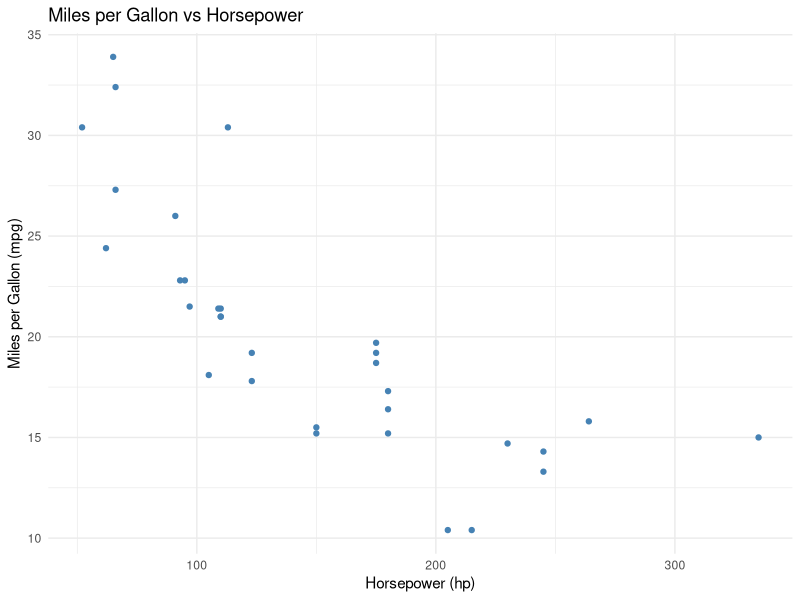
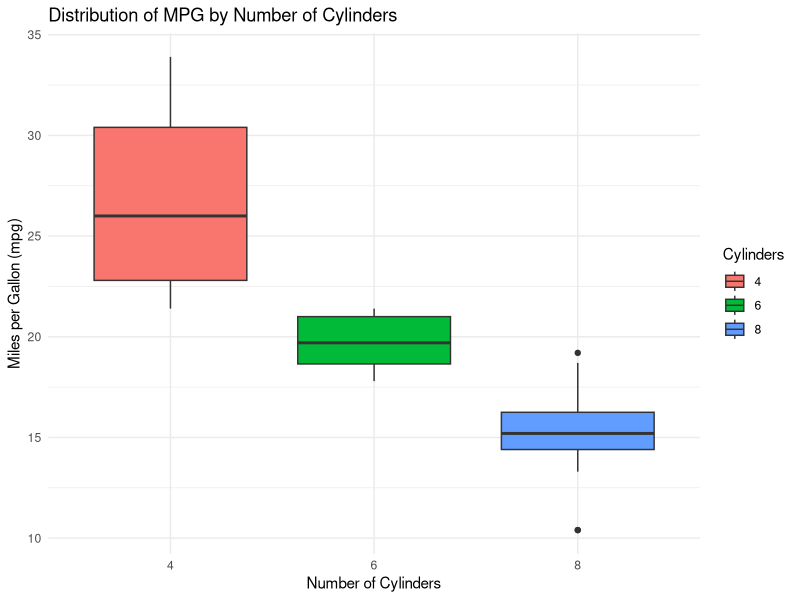
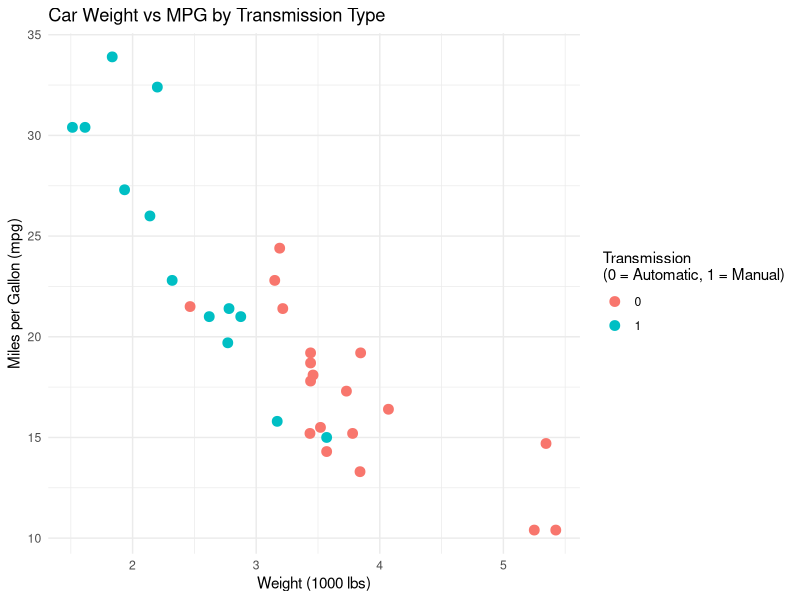

Generate these figures, in order, with R:
#' ---
#' title: "Sample Research Paper"
#' author: "Chat-GPT"
#' date: "2025-09-10"
#' format: pdf
#' ---
#' 
## ----setup--------------------------------------------------------------------------------------------------------------------
library(ggplot2)
data(mtcars)

#' 
#' # Introduction
#' 
#' This report provides an exploratory analysis of the mtcars dataset, a classic dataset that contains fuel consumption and design specifications for 32 car models. The dataset includes variables such as miles per gallon (mpg), horsepower (hp), weight (wt), number of cylinders (cyl), and transmission type (am). Using ggplot2, we visualize key relationships between these variables to better understand how engine characteristics and design features affect fuel efficiency.
#' 
#' # MPG vs Horsepower
#' 
## -----------------------------------------------------------------------------------------------------------------------------
#| label: fig-horsepower
#| fig-cap: eport provides an exploratory analysis of the mtcars dataset, a classic dataset that contains fuel consumption and design specifications for 32 car models. The dataset includes variables such as miles per gallon (mpg), horsepower (hp), weight (wt), number of cylinders (cyl), and tran
#| fig-alt:  gallon (mpg), horsepower (hp), weight (wt), number of cylinders (cyl), and transmission type (am). Using ggplot2, we visualize key relationships between these variables to better understand how engine characteristics and design features affect fuel effic
#| 
ggplot(mtcars, aes(x = hp, y = mpg)) +
  geom_point(color = "steelblue") +
  labs(
    title = "Miles per Gallon vs Horsepower",
    x = "Horsepower (hp)",
    y = "Miles per Gallon (mpg)"
  ) +
  theme_minimal()


#' 
#' @fig-horsepower shows the relationship between miles per gallon (mpg) and horsepower (hp) in the dataset. As expected, there is a negative correlation: cars with higher horsepower generally tend to have lower fuel efficiency. This inverse relationship highlights the trade-off between engine power and fuel economy.
#' 
#' # MPG by Number of Cylinders
#' 
## ----fig-cylinders, fig.alt="alt text", echo = TRUE, fig.cap= " hello hi "----------------------------------------------------
ggplot(mtcars, aes(x = factor(cyl), y = mpg, fill = factor(cyl))) +
  geom_boxplot() +
  labs(
    title = "Distribution of MPG by Number of Cylinders",
    x = "Number of Cylinders",
    y = "Miles per Gallon (mpg)",
    fill = "Cylinders"
  ) +
  theme_minimal()


#' 
#' This boxplot (@fig-cylinders) illustrates how fuel efficiency (mpg) varies by the number of cylinders in a car's engine. Cars with 4 cylinders tend to have the highest mpg, while 8-cylinder cars generally show the lowest mpg values. This reinforces the idea that larger engines are typically less fuel efficient.
#' 
#' # Weight vs MPG, Colored by Transmission Type
#' 
## ----fig-weight-MPG-----------------------------------------------------------------------------------------------------------
ggplot(mtcars, aes(x = wt, y = mpg, color = factor(am))) +
  geom_point(size = 3) +
  labs(
    title = "Car Weight vs MPG by Transmission Type",
    x = "Weight (1000 lbs)",
    y = "Miles per Gallon (mpg)",
    color = "Transmission\n(0 = Automatic, 1 = Manual)"
  ) +
  theme_minimal()


#' 
#' @fig-weight-MPG explores how car weight influences fuel efficiency, while also distinguishing between automatic and manual transmissions. Heavier cars tend to have lower mpg, consistent with expectations. Interestingly, manual transmission cars (coded as 1) tend to show slightly better mpg than automatics, particularly in mid-weight ranges.
#' 
#' # Conclusion
#' 
#' This analysis of the mtcars dataset reveals several key insights into how car design impacts fuel efficiency. Cars with higher horsepower and greater weight tend to have lower miles per gallon, reflecting the energy costs of more powerful and heavier engines. Additionally, cars with fewer cylinders are generally more fuel efficient. Transmission type also plays a role, with manual transmissions showing a modest advantage in fuel economy for cars of similar weight.
#' 
#' 
